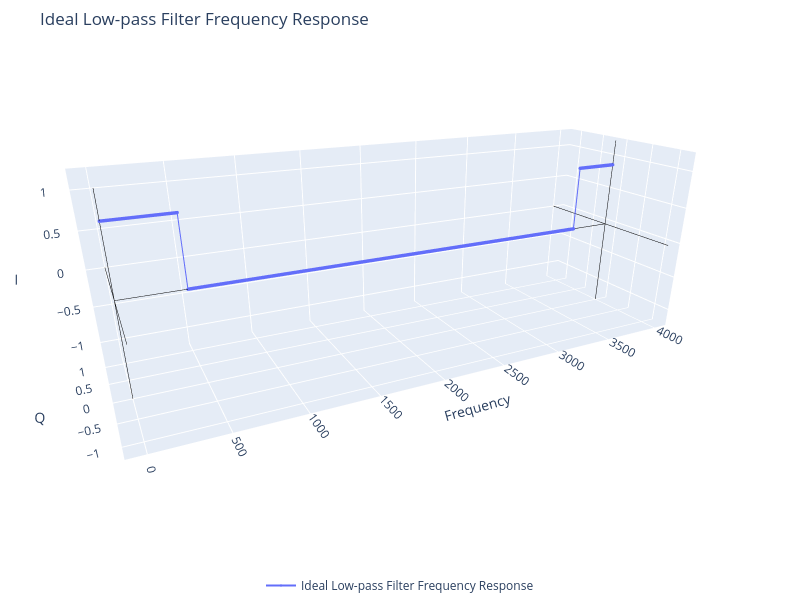

Source (notebook cell):
### Code cell
fig_filter_freq = plot_complex_sepectrum(filter_freq_response, 
                                         name='Ideal Low-pass Filter Frequency Response', 
                                         plot_title='Ideal Low-pass Filter Frequency Response', 
                                         scatter_mode='markers+lines',
                                         add_axis=True,
                                         IQ_limit=1.25,
                                         marker_size=2)
fig_filter_freq.update_layout(width=800, height=600,
                          scene=dict(
                            aspectmode="manual",           # allow manual control
                            aspectratio=dict(x=1.5, y=0.5, z=0.5),  # scale of each axis
                            camera=dict(eye=dict(x=-0.75, y=-1.5, z=0.55),
                                        up=dict(x=0, y=0, z=1),
                                        center=dict(x=0, y=0, z=-0.2),),  # adjust the camera so labels are visible,
                        ))

### Figure 1 — Plotly figure (JSON) as saved in the notebook; plotly's stock layout.template omitted (floating-point values rounded to 4 significant figures; data arrays with more than 128 entries replaced by an {"elided": "..."} marker saying what was removed)
{"data": [{"marker": {"size": 2}, "mode": "markers+lines", "name": "Ideal Low-pass Filter Frequency Response", "opacity": 1, "type": "scatter3d", "x": {"elided": "4000 int values"}, "y": {"elided": "4000 float values"}, "z": {"elided": "4000 float values"}}, {"line": {"color": "black", "width": 1}, "mode": "lines", "name": "X=0 axis", "showlegend": false, "type": "scatter3d", "x": [0, 4000], "y": [0, 0], "z": [0, 0]}, {"line": {"color": "black", "width": 1}, "mode": "lines", "name": "X=0 axis", "showlegend": false, "type": "scatter3d", "x": [0, 0], "y": [-1.25, 1.25], "z": [0, 0]}, {"line": {"color": "black", "width": 1}, "mode": "lines", "name": "X=0 axis", "showlegend": false, "type": "scatter3d", "x": [0, 0], "y": [0, 0], "z": [-1.25, 1.25]}, {"line": {"color": "black", "width": 1}, "mode": "lines", "name": "X=0 axis", "showlegend": false, "type": "scatter3d", "x": [4000, 4000], "y": [-1.25, 1.25], "z": [0, 0]}, {"line": {"color": "black", "width": 1}, "mode": "lines", "name": "X=0 axis", "showlegend": false, "type": "scatter3d", "x": [4000, 4000], "y": [0, 0], "z": [-1.25, 1.25]}], "layout": {"height": 600, "legend": {"orientation": "h", "x": 0.5, "xanchor": "center", "y": 0, "yanchor": "bottom"}, "margin": {"b": 0, "l": 0, "r": 0, "t": 50}, "scene": {"aspectmode": "manual", "aspectratio": {"x": 1.5, "y": 0.5, "z": 0.5}, "camera": {"center": {"x": 0, "y": 0, "z": -0.2}, "eye": {"x": -0.75, "y": -1.5, "z": 0.55}, "up": {"x": 0, "y": 0, "z": 1}}, "xaxis": {"title": {"text": "Frequency"}}, "yaxis": {"range": [-1.25, 1.25], "title": {"text": "Q"}}, "zaxis": {"range": [-1.25, 1.25], "title": {"text": "I"}}}, "title": {"text": "Ideal Low-pass Filter Frequency Response"}, "width": 800}}
